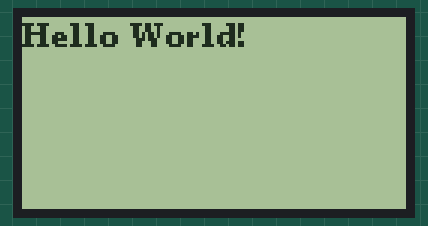
Recording of a sketch running on a simulated Arduino Uno, built with avr-gcc and run on an emulated ATmega328P. Shown: 128×64 one-colour display.

Above: at 0.1 s.

The sketch:

YXD12864G04_u8g2_helloworld.ino
```cpp
/*
 * YXD12864G04
 * Controller "ks0108", Display "128x64"  Description
 *  1   2   3   4   5   6   7   8   9   10   11   12   13   14    15    16
 *  GND VCC RS  RW  EN  DB7 DB6   ~               DB1  DB0  CS2   CS1   VCC
 *
 * U8G2_KS0108_128X64_1(rotation, d0, d1, d2, d3, d4, d5, d6, d7, enable, dc, cs0, cs1, cs2 [, reset])   page buffer, size = 128 bytes
 * U8G2_KS0108_128X64_2(rotation, d0, d1, d2, d3, d4, d5, d6, d7, enable, dc, cs0, cs1, cs2 [, reset])   page buffer, size = 256 bytes
 * U8G2_KS0108_128X64_F(rotation, d0, d1, d2, d3, d4, d5, d6, d7, enable, dc, cs0, cs1, cs2 [, reset])   full framebuffer, size = 1024 bytes
 */
#include <Arduino.h>
#include <U8g2lib.h>

#ifdef U8X8_HAVE_HW_SPI
#include <SPI.h>
#endif


// Set R/W to low!
U8G2_KS0108_128X64_F u8g2(U8G2_R0, 4,5, 6, 7, 8, 9,10, 11, /*enable=*/12,/*dc=*/  13,   /*cs0=*/ 3, /*cs1=*/ 2, /*cs2=*/ U8X8_PIN_NONE, /* reset=*/  U8X8_PIN_NONE);

void setup(void) {
  u8g2.begin();
}

void loop(void) {
  u8g2.clearBuffer();					// clear the internal memory
  u8g2.setFont(u8g2_font_ncenB08_tr);	// choose a suitable font
  u8g2.drawStr(0,10,"Hello World!");	// write something to the internal memory
  u8g2.sendBuffer();					// transfer internal memory to the display
  delay(1000);
}
```
